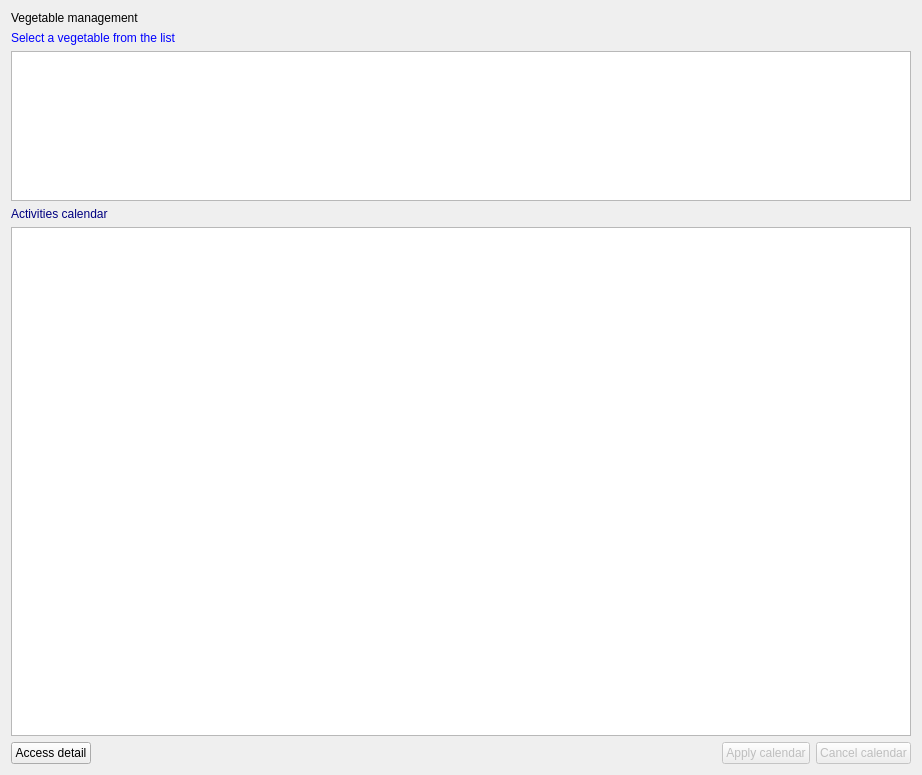
<?xml version="1.0" encoding="UTF-8"?>
<ui version="4.0">
 <class>vegman</class>
 <widget class="QWidget" name="vegman">
  <property name="geometry">
   <rect>
    <x>0</x>
    <y>0</y>
    <width>922</width>
    <height>775</height>
   </rect>
  </property>
  <property name="toolTip">
   <string/>
  </property>
  <layout class="QVBoxLayout" name="verticalLayout_4">
   <item>
    <widget class="QLabel" name="Label16">
     <property name="enabled">
      <bool>true</bool>
     </property>
     <property name="palette">
      <palette>
       <active>
        <colorrole role="WindowText">
         <brush brushstyle="SolidPattern">
          <color alpha="255">
           <red>0</red>
           <green>0</green>
           <blue>0</blue>
          </color>
         </brush>
        </colorrole>
       </active>
       <inactive>
        <colorrole role="WindowText">
         <brush brushstyle="SolidPattern">
          <color alpha="255">
           <red>0</red>
           <green>0</green>
           <blue>0</blue>
          </color>
         </brush>
        </colorrole>
       </inactive>
       <disabled>
        <colorrole role="WindowText">
         <brush brushstyle="SolidPattern">
          <color alpha="255">
           <red>0</red>
           <green>0</green>
           <blue>0</blue>
          </color>
         </brush>
        </colorrole>
       </disabled>
      </palette>
     </property>
     <property name="toolTip">
      <string/>
     </property>
     <property name="text">
      <string>Vegetable management</string>
     </property>
    </widget>
   </item>
   <item>
    <layout class="QVBoxLayout" name="verticalLayout_3">
     <item>
      <widget class="QLabel" name="Label1">
       <property name="enabled">
        <bool>true</bool>
       </property>
       <property name="palette">
        <palette>
         <active>
          <colorrole role="WindowText">
           <brush brushstyle="SolidPattern">
            <color alpha="255">
             <red>0</red>
             <green>0</green>
             <blue>255</blue>
            </color>
           </brush>
          </colorrole>
         </active>
         <inactive>
          <colorrole role="WindowText">
           <brush brushstyle="SolidPattern">
            <color alpha="255">
             <red>0</red>
             <green>0</green>
             <blue>255</blue>
            </color>
           </brush>
          </colorrole>
         </inactive>
         <disabled>
          <colorrole role="WindowText">
           <brush brushstyle="SolidPattern">
            <color alpha="255">
             <red>0</red>
             <green>0</green>
             <blue>255</blue>
            </color>
           </brush>
          </colorrole>
         </disabled>
        </palette>
       </property>
       <property name="toolTip">
        <string/>
       </property>
       <property name="text">
        <string>Select a vegetable from the list</string>
       </property>
      </widget>
     </item>
     <item>
      <widget class="QTableView" name="AdvListView1">
       <property name="enabled">
        <bool>true</bool>
       </property>
       <property name="sizePolicy">
        <sizepolicy hsizetype="Expanding" vsizetype="Minimum">
         <horstretch>0</horstretch>
         <verstretch>0</verstretch>
        </sizepolicy>
       </property>
       <property name="maximumSize">
        <size>
         <width>16777215</width>
         <height>150</height>
        </size>
       </property>
       <property name="toolTip">
        <string/>
       </property>
      </widget>
     </item>
    </layout>
   </item>
   <item>
    <layout class="QVBoxLayout" name="verticalLayout_2">
     <item>
      <widget class="QLabel" name="Label2">
       <property name="enabled">
        <bool>true</bool>
       </property>
       <property name="palette">
        <palette>
         <active>
          <colorrole role="WindowText">
           <brush brushstyle="SolidPattern">
            <color alpha="255">
             <red>0</red>
             <green>0</green>
             <blue>128</blue>
            </color>
           </brush>
          </colorrole>
         </active>
         <inactive>
          <colorrole role="WindowText">
           <brush brushstyle="SolidPattern">
            <color alpha="255">
             <red>0</red>
             <green>0</green>
             <blue>128</blue>
            </color>
           </brush>
          </colorrole>
         </inactive>
         <disabled>
          <colorrole role="WindowText">
           <brush brushstyle="SolidPattern">
            <color alpha="255">
             <red>0</red>
             <green>0</green>
             <blue>128</blue>
            </color>
           </brush>
          </colorrole>
         </disabled>
        </palette>
       </property>
       <property name="toolTip">
        <string/>
       </property>
       <property name="text">
        <string>Activities calendar</string>
       </property>
      </widget>
     </item>
     <item>
      <widget class="QTableView" name="AdvListView4">
       <property name="enabled">
        <bool>true</bool>
       </property>
       <property name="toolTip">
        <string>Right click to set additional information </string>
       </property>
      </widget>
     </item>
    </layout>
   </item>
   <item>
    <layout class="QHBoxLayout" name="horizontalLayout">
     <item>
      <widget class="QPushButton" name="cmddetails">
       <property name="text">
        <string>Access detail</string>
       </property>
      </widget>
     </item>
     <item>
      <spacer name="horizontalSpacer">
       <property name="orientation">
        <enum>Qt::Horizontal</enum>
       </property>
       <property name="sizeHint" stdset="0">
        <size>
         <width>40</width>
         <height>20</height>
        </size>
       </property>
      </spacer>
     </item>
     <item>
      <widget class="QPushButton" name="BitBtn5">
       <property name="enabled">
        <bool>false</bool>
       </property>
       <property name="toolTip">
        <string>Apply to set additional info</string>
       </property>
       <property name="text">
        <string>Apply calendar</string>
       </property>
       <property name="icon">
        <iconset resource="../images.qrc">
         <normaloff>:/images/apply.png</normaloff>:/images/apply.png</iconset>
       </property>
       <property name="flat">
        <bool>false</bool>
       </property>
      </widget>
     </item>
     <item>
      <widget class="QPushButton" name="BitBtn1">
       <property name="enabled">
        <bool>false</bool>
       </property>
       <property name="toolTip">
        <string/>
       </property>
       <property name="text">
        <string>Cancel calendar</string>
       </property>
       <property name="icon">
        <iconset resource="../images.qrc">
         <normaloff>:/images/cancel.png</normaloff>:/images/cancel.png</iconset>
       </property>
       <property name="flat">
        <bool>false</bool>
       </property>
      </widget>
     </item>
    </layout>
   </item>
  </layout>
 </widget>
 <resources>
  <include location="../images.qrc"/>
 </resources>
 <connections/>
</ui>
